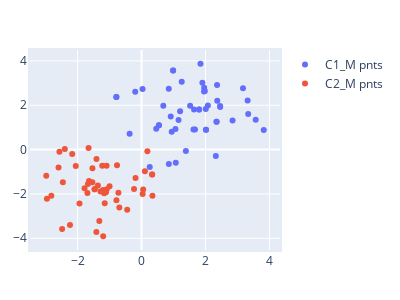

This figure's notebook cell:
### Code cell
fig = go.Figure()
fig.add_trace(go.Scatter(x=cloud1_M[:,0], y=cloud1_M[:,1],mode='markers',  name="C1_M pnts"))
fig.add_trace(go.Scatter(x=cloud2_M[:,0], y=cloud2_M[:,1],mode='markers',  name="C2_M pnts"))
fig.update_layout(width=400, height=300,    
                  margin=dict(
                            l=30,
                            r=30,
                            b=50,
                            t=50,
                            pad=2
                        ),)
fig.show()
